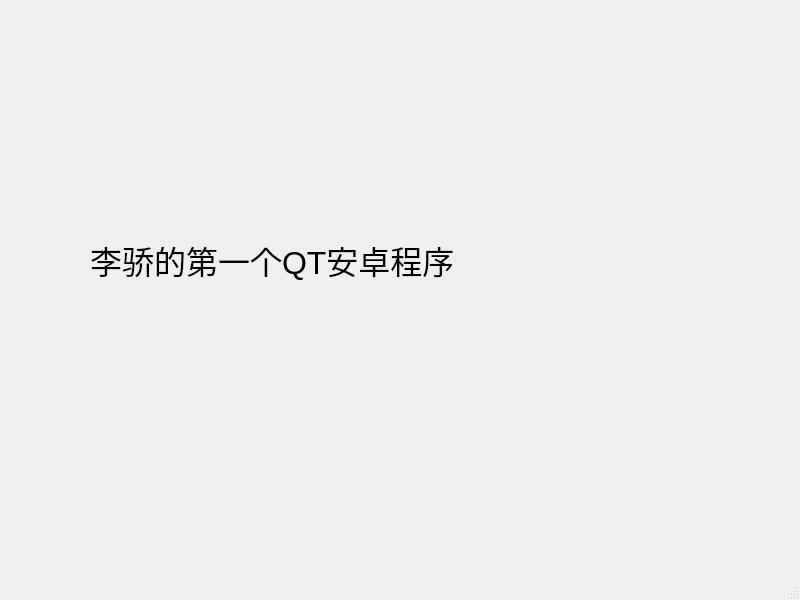
<?xml version="1.0" encoding="UTF-8"?>
<ui version="4.0">
 <class>MainWindow</class>
 <widget class="QMainWindow" name="MainWindow">
  <property name="geometry">
   <rect>
    <x>0</x>
    <y>0</y>
    <width>800</width>
    <height>600</height>
   </rect>
  </property>
  <property name="windowTitle">
   <string>MainWindow</string>
  </property>
  <widget class="QWidget" name="centralwidget">
   <widget class="QLabel" name="label">
    <property name="geometry">
     <rect>
      <x>90</x>
      <y>205</y>
      <width>381</width>
      <height>111</height>
     </rect>
    </property>
    <property name="text">
     <string>&lt;html&gt;&lt;head/&gt;&lt;body&gt;&lt;p&gt;&lt;span style=&quot; font-size:24pt;&quot;&gt;李骄的第一个QT安卓程序&lt;/span&gt;&lt;/p&gt;&lt;/body&gt;&lt;/html&gt;</string>
    </property>
   </widget>
  </widget>
  <widget class="QMenuBar" name="menubar">
   <property name="geometry">
    <rect>
     <x>0</x>
     <y>0</y>
     <width>800</width>
     <height>22</height>
    </rect>
   </property>
  </widget>
  <widget class="QStatusBar" name="statusbar"/>
 </widget>
 <resources/>
 <connections/>
</ui>
